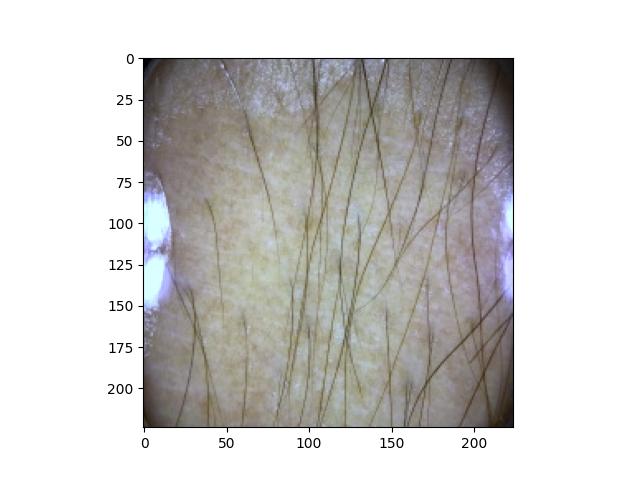
#> input picture corrected_image.png, 640 x 480 px
$ python -i cv_ita_estimation.py   (imports and definitions only)
#> lines starting #> are read from the running program, lines starting #| are printed output that depends on the picture; after the words box and inside, x2 and y2 are one past the last pixel; in counts of white or black regions, pixels touching at a corner belong together
import os
import sys
import shutil
import glob
import numpy as np
import cv2
import cv2 as cv
import matplotlib.pyplot as plt
import concurrent.futures
from kmeans_skin_color_estimator import find_dominant_color, get_ita_angle, get_fitzpatrick_type
import seaborn as sns
import pandas as pd
import cv2
from PIL import Image
import math
from skimage import io, color
from matplotlib import pyplot as plt
import numpy as np
from tqdm import tqdm

## --- CALCULATION METHODS --- ##


# (Removed SSYNTH mask-based ITA calculation — not used for processed inference datasets)

# From Bencevic et al. 2024
# [47 lines left out: functions _process_image_kmeans, calculate_ita_kmeans, bin_ITA, not called in this run]

# Hair removal for ITA calculation
def hair_remove(image):
    # Convert image to grayScale
    grayScale = cv2.cvtColor(image, cv2.COLOR_RGB2GRAY)
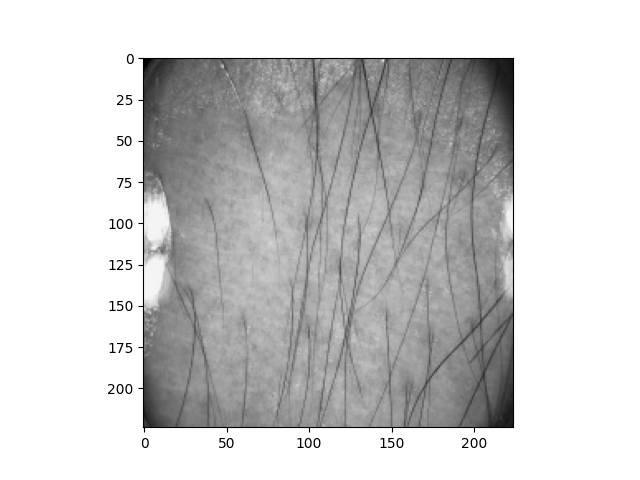
#> grayScale: shape (480, 640); min 0, max 255, mean 204.9
    # Kernel for morphologyEx
    kernel = cv2.getStructuringElement(1, (17, 17))
    # Apply MORPH_BLACKHAT to grayScale image
    blackhat = cv2.morphologyEx(grayScale, cv2.MORPH_BLACKHAT, kernel)
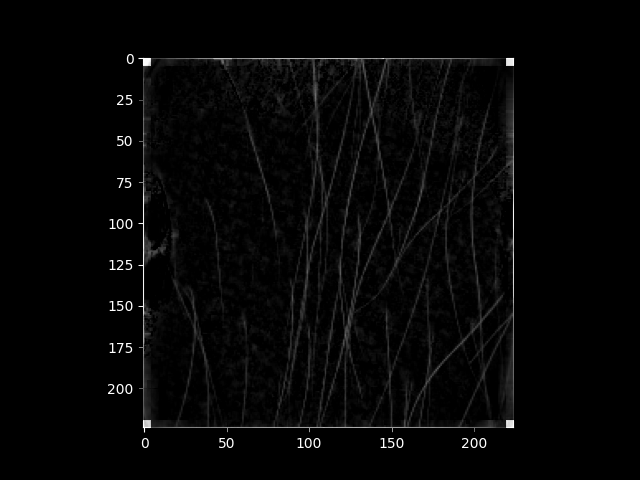
#> blackhat: shape (480, 640); min 0, max 255, mean 5.6
    # Apply thresholding to blackhat
    _, threshold = cv2.threshold(blackhat, 10, 255, cv2.THRESH_BINARY)
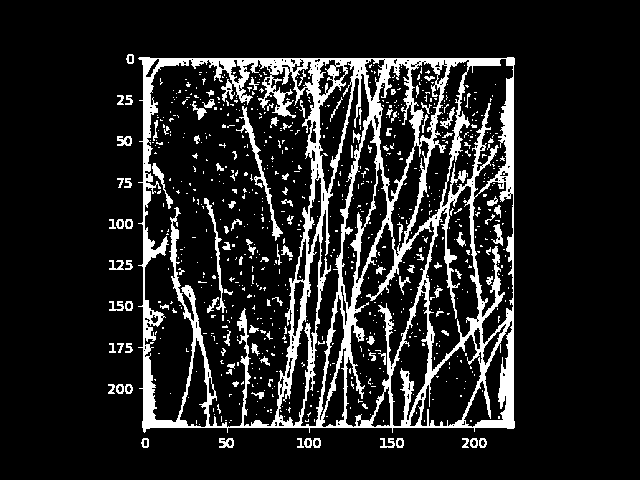
#> threshold: shape (480, 640); 13.4% white; 784 white regions (671 under 20 px), largest, box (x1, y1, x2, y2) and area: (138, 57, 515, 433) 32877, (236, 106, 283, 241) 654, (204, 198, 226, 313) 362
    # Inpaint with original image and threshold image
    final_image = cv2.inpaint(image, threshold, 1, cv2.INPAINT_TELEA)
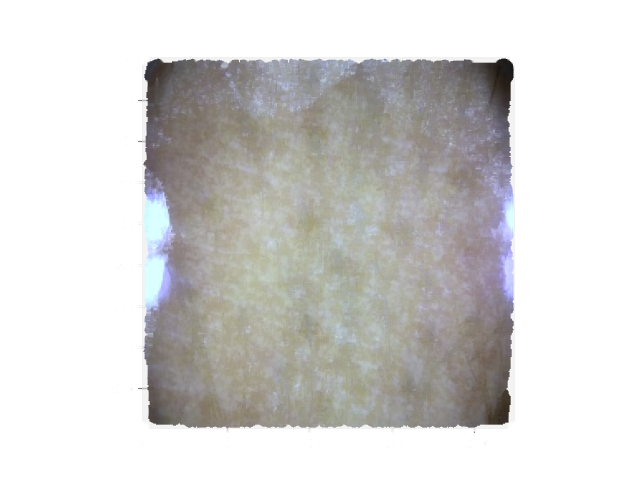
#> final_image: shape (480, 640, 3); mean R, G, B 210.9, 210, 208.7
    return final_image

# Calculates Fitzpatrick skin type of an image using Kinyanjui et al.'s thresholds
# [89 lines left out: functions get_sample_ita_kin, calculate_ita_bevan, not called in this run]

# [37 lines not run here, left out]

>>> import cv2
>>> picture = cv2.cvtColor(cv2.imread('corrected_image.png'), cv2.COLOR_BGR2RGB)
>>> result = hair_remove(picture)
